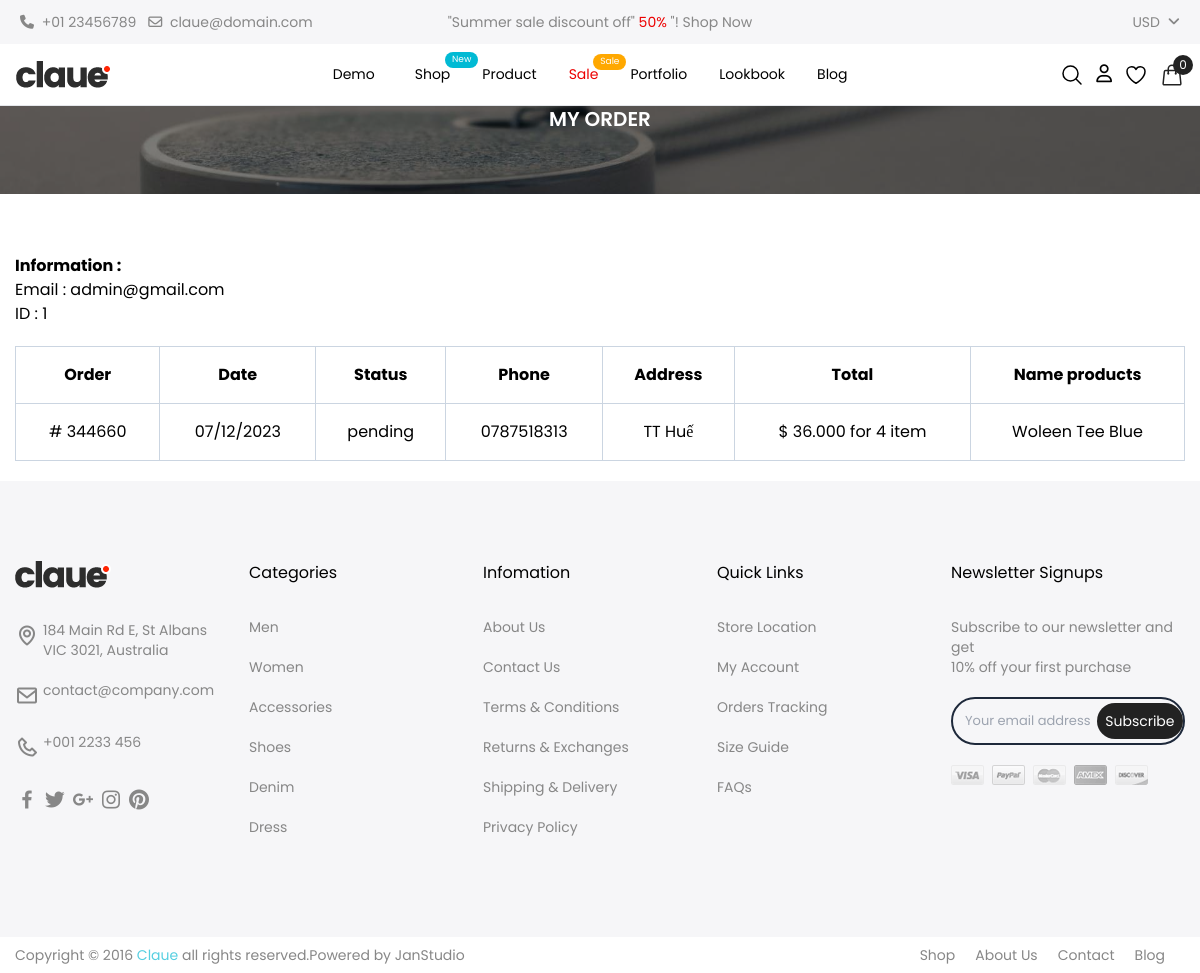
Screenshot of /order.php (signed in) with the database file from the repository.
### tables this page shows
CREATE TABLE `orders` (
  `id` int(11) NOT NULL,
  `code` varchar(45) NOT NULL,
  `status` varchar(45) NOT NULL,
  `users_id` int(11) NOT NULL,
  `phone` text DEFAULT NULL,
  `address` text DEFAULT NULL,
  `date` date DEFAULT NULL
);

### core/db/db_orders.php (called while the page is built, shortened)
<?php
$pdo = get_pdo();
function get_all_by_order($userId)
{
    global $pdo;
    $sql = "SELECT `orders`.`id`, users_id, code, status,DATE_FORMAT(`date`, '%d/%m/%Y') as datee, address,
    GROUP_CONCAT(products.name) as product_names,
    SUM(products.price) as total, phone,
    SUM(order_items.quantity) as number
    FROM `orders`
    JOIN order_items ON `orders`.`id` = order_items.order_id
    JOIN products ON order_items.product_id = products.id
    WHERE users_id = :userId
    GROUP BY code;";
    $stmt = $pdo->prepare($sql);
    $stmt->bindParam(':userId', $userId, PDO::PARAM_INT);
    $stmt->execute();
    $stmt->setFetchMode(PDO::FETCH_ASSOC);
    $result = $stmt->fetchAll();
    $orders_list = array();
    foreach ($result as $row) {
        $productNames = explode(',', $row['product_names']);
        $orders = array(
            'id' => $row['id'],
            'code' => $row['code'],
            'status' => $row['status'],
            'date' => $row['datee'],
            'total' => $row['total'],
            'number' => $row['number'],
            'users_id' => $row['users_id'],
            'phone' => $row['phone'],
            'address' => $row['address'],
            'name' => $productNames,
        );
        array_push($orders_list, $orders);
    }
    return $orders_list;
}
?>

### view/_order.php (the view, shortened to what this page needs)
<!DOCTYPE html>
<html lang="en">
<head>
    <link rel="stylesheet" href="../public/css/output.css">
    <link href='https://unpkg.com/boxicons@2.1.4/css/boxicons.min.css' rel='stylesheet'>
    <link rel="stylesheet" href="https://cdnjs.cloudflare.com/ajax/libs/font-awesome/6.4.2/css/all.min.css" />
    <script src="https://cdn.tailwindcss.com"></script>
</head>
<body class="font-poppins">
    <div class="warapper relative ">
        <div class="container-wrapper ">
            <?php include "./view/inc/header.php" ?>
            <main class="mb-5">
                <div class="relative ">
                    <div class="w-full h-full before:w-full before:bg-[rgba(0,0,0,.5)] before:content-['']  before:h-full before:absolute before:top-0 before:left-0 py-[75px]
                    "
                        style="background-image: url(./public/media/img/cart.jpg); background-size: cover ; background-repeat:repeat-y ; background-position: center; background-attachment: scroll;">
                    </div>
                    <div
                        class="font-poppins absolute top-1/2 left-1/2 -translate-x-1/2 -translate-y-1/2 text-white block  text-center w-full py-[50px]">
                        <h1 class="text-xl uppercase font-semibold">My Order</h1>
                    </div>
                </div>
                <div class="max-w-[73.125rem] m-auto mt-[60px] ">
                    <div class="w-full justify-center items-center text-center">
                            <ul class="w-auto text-center">
                                <li class="mt-2 font-bold text-start">Information :</li>
                                <li class="text-start">Email :
                                    <?php echo $_SESSION['email'] ?>
                                </li>
                                <li class="text-start">ID :
                                    <?php echo $_SESSION['users_id'] ?>
                                </li>
                            </ul>
                    </div>
                    <div class="mt-5">
                        <table class="border-collapse border border-slate-400 w-full table-auto">
                            <thead class="border-b w-full">
                                <tr class=" w-full border-black border-b ">
                                    <th class="p-4 border border-slate-300 ">Order</th>
                                    <th class="p-4 border border-slate-300 ">Date</th>
                                    <th class="p-4 border border-slate-300 ">Status</th>
                                    <th class="p-4 border border-slate-300 ">Phone</th>
                                    <th class="p-4 border border-slate-300 ">Address</th>
                                    <th class="p-4 border border-slate-300 ">Total</th>
                                    <th class="p-4 border border-slate-300 ">Name products</th>
                                </tr>
                            </thead>
                            <tbody>
                                <?php foreach ($order as $itemOrder) { ?>
                                    <tr class="border-b border-black ">
                                        <td class="p-4 text-center border border-slate-300">#
                                            <?php echo $itemOrder['code'] ?>
                                        </td>
                                        <td class="p-4 text-center border border-slate-300">
                                            <?php echo $itemOrder['date'] ?>
                                        </td>
                                        <td class="p-4 text-center border border-slate-300">
                                            <?php echo $itemOrder['status'] ?>
                                        </td>
                                        <td class="p-4 text-center border border-slate-300">
                                            <?php echo $itemOrder['phone'] ?>
                                        </td>
                                        <td class="p-4 text-center border border-slate-300 max-w-[150px] overflow-x-auto">
                                            <?php echo $itemOrder['address'] ?>
                                        </td>
                                        <td class="p-4 text-center border border-slate-300">$
                                            <?php echo $itemOrder['total'] ?>.000 for
                                            <?php echo $itemOrder['number'] ?> item
                                        </td>
                                        <td class="p-4 text-center border border-slate-300">
                                            <?php foreach ($itemOrder['name'] as $productName): ?>
                                                <?php echo $productName; ?><br>
                                            <?php endforeach; ?>
                                        </td>
                                    </tr>
                                <?php } ?>
                            </tbody>
                        </table>
                    </div>
                </div>
            </main>
            <?php include "./view/inc/footer.php" ?>
        </div>
    </div>
</body>
</html>

### rows the page displays
orders: code "344660", date "07/12/2023", status "pending", phone "0787518313", address "TT Huế", total "36", number "4", productName "Woleen Tee Blue"

### other values shown
$_SESSION['email'] "admin@gmail.com"
$_SESSION['users_id'] "1"
